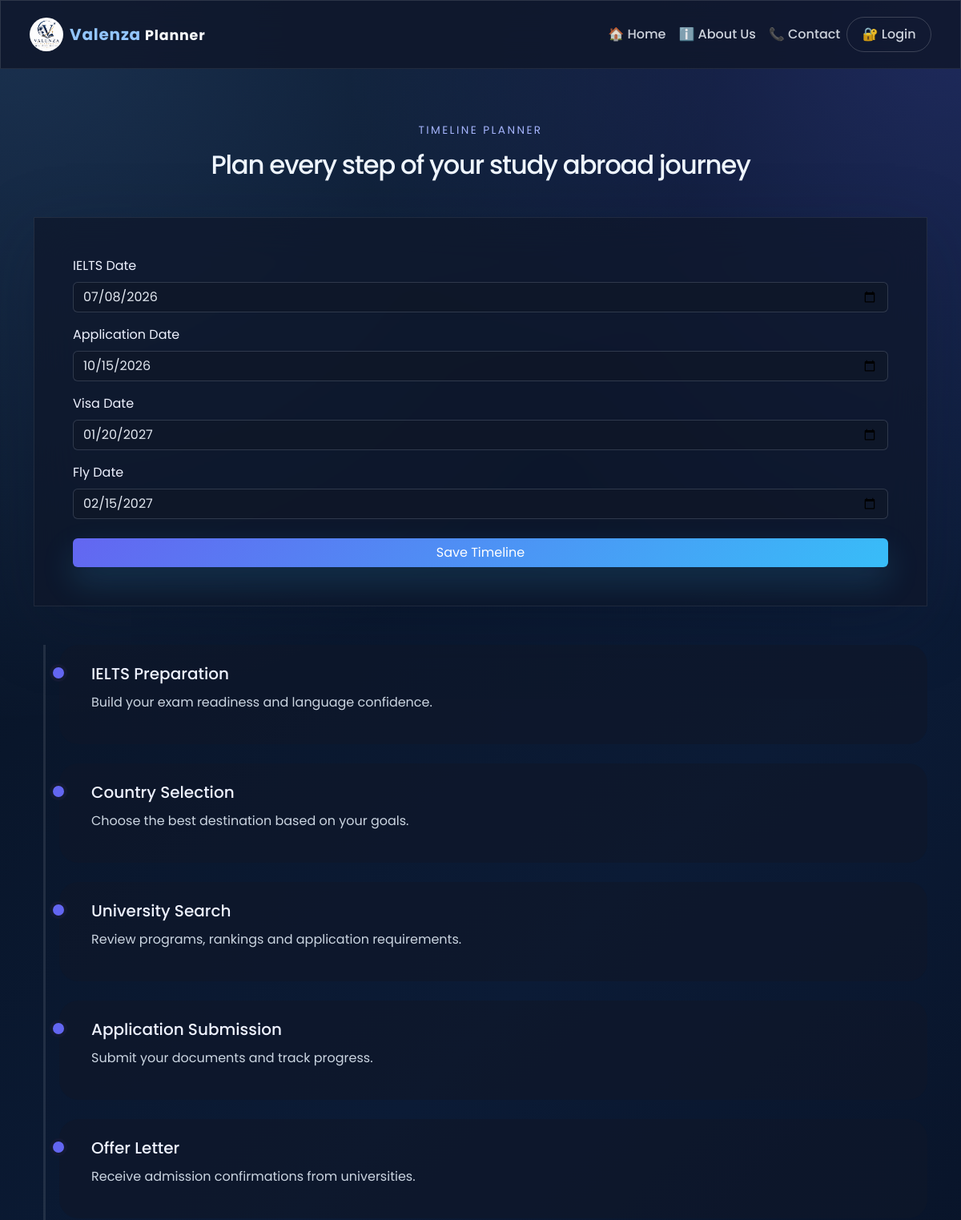
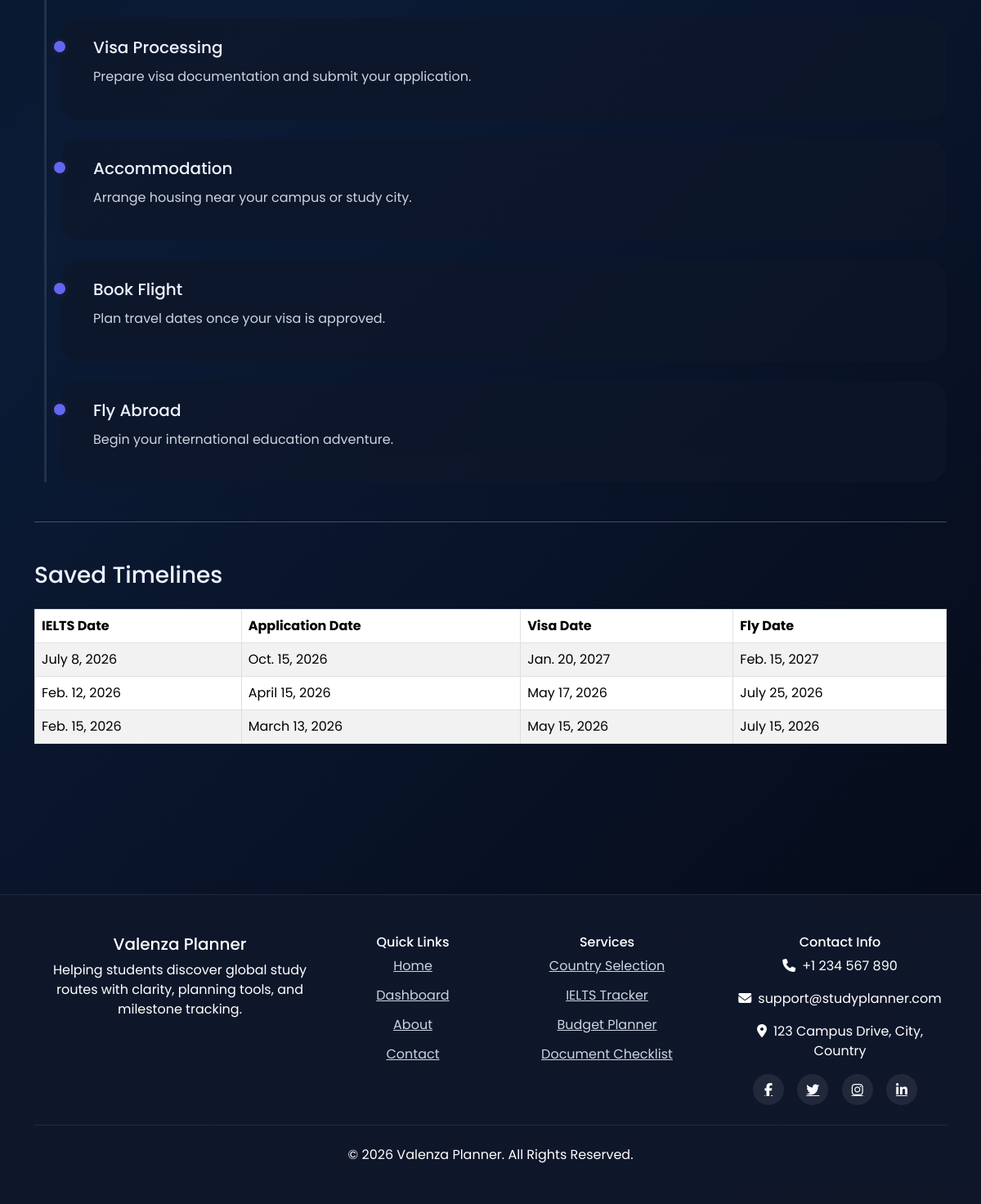
/timeline_dashboard/ (signed in), run on the app's committed database (2 pictures, top to bottom).
### students/models.py (models this page shows, shortened)
class Timeline(models.Model):
    user = models.ForeignKey(User, on_delete=models.CASCADE)
    ielts_date = models.DateField()
    application_date = models.DateField()
    visa_date = models.DateField()
    fly_date = models.DateField()

### students/views.py (the view, shortened to what this page needs)
# urls.py: path('timeline_dashboard/', views.timeline_dashboard, name='timeline_dashboard'),
def timeline_dashboard(request):
    timeline = Timeline.objects.filter(user=request.user).first()
    timelines = Timeline.objects.filter(user=request.user)
    return render(request, "timeline/timeline_list.html", {
        "timeline": timeline,
        "timelines": timelines,
    })

### students/templates/timeline/timeline_list.html (shortened to what this page needs)
{% extends 'base.html' %}
{% block content %}
<section class="section-padding">
    <div class="container">
        <div class="section-heading text-center mb-5">
            <span class="eyebrow">Timeline Planner</span>
            <h2 class="section-title">Plan every step of your study abroad journey</h2>
        </div>
        <div class="section-glass p-5 shadow-soft mb-5">
            <form method="POST">
                <div class="mb-3">
                    <label class="form-label">IELTS Date</label>
                    <input type="date" name="ielts_date" class="form-control" value="{{ timeline.ielts_date|date:'Y-m-d' }}"required>
                </div>
                <div class="mb-3">
                    <label class="form-label">Application Date</label>
                    <input type="date" name="application_date" class="form-control" value="{{ timeline.application_date|date:'Y-m-d' }}" required>
                </div>
                <div class="mb-3">
                    <label class="form-label">Visa Date</label>
                    <input type="date" name="visa_date" class="form-control" value="{{ timeline.visa_date|date:'Y-m-d' }}" required>
                </div>
                <div class="mb-4">
                    <label class="form-label">Fly Date</label>
                    <input type="date" name="fly_date" class="form-control" value="{{ timeline.fly_date|date:'Y-m-d' }}" required>
                </div>
                <button type="submit" class="btn btn-primary w-100">
                    Save Timeline
                </button>
            </form>
        </div>
        <div class="timeline-list">
            <div class="timeline-item">
                <h5>IELTS Preparation</h5>
                <p class="text-muted">Build your exam readiness and language confidence.</p>
            </div>
            <div class="timeline-item">
                <h5>Country Selection</h5>
                <p class="text-muted">Choose the best destination based on your goals.</p>
            </div>
            <div class="timeline-item">
                <h5>University Search</h5>
                <p class="text-muted">Review programs, rankings and application requirements.</p>
            </div>
            <div class="timeline-item">
                <h5>Application Submission</h5>
                <p class="text-muted">Submit your documents and track progress.</p>
            </div>
            <div class="timeline-item">
                <h5>Offer Letter</h5>
                <p class="text-muted">Receive admission confirmations from universities.</p>
            </div>
            <div class="timeline-item">
                <h5>Visa Processing</h5>
                <p class="text-muted">Prepare visa documentation and submit your application.</p>
            </div>
            <div class="timeline-item">
                <h5>Accommodation</h5>
                <p class="text-muted">Arrange housing near your campus or study city.</p>
            </div>
            <div class="timeline-item">
                <h5>Book Flight</h5>
                <p class="text-muted">Plan travel dates once your visa is approved.</p>
            </div>
            <div class="timeline-item">
                <h5>Fly Abroad</h5>
                <p class="text-muted">Begin your international education adventure.</p>
            </div>
        </div>
        <hr class="my-5">
        <h3 class="mb-4">Saved Timelines</h3>
        <table class="table table-bordered table-striped">
            <thead>
                <tr>
                    <th>IELTS Date</th>
                    <th>Application Date</th>
                    <th>Visa Date</th>
                    <th>Fly Date</th>
                </tr>
            </thead>
            <tbody>
            {% for t in timelines %}
                <tr>
                    <td>{{ t.ielts_date }}</td>
                    <td>{{ t.application_date }}</td>
                    <td>{{ t.visa_date }}</td>
                    <td>{{ t.fly_date }}</td>
                </tr>
            {% empty %}
                <tr>
                    <td colspan="4" class="text-center">
                        No timeline saved yet.
                    </td>
                </tr>
            {% endfor %}
            </tbody>
        </table>
    </div>
</section>
{% endblock %}

### students/static/css/style.css (style rules this page uses)
* { margin: 0; padding: 0; box-sizing: border-box; }
html { scroll-behavior: smooth; }
body { font-family: 'Poppins', sans-serif; background: radial-gradient(circle at top left, rgba(96, 165, 250, 0.22), transparent 28%), radial-gradient(circle at top right, rgba(99, 102, 241, 0.24), transparent 24%), linear-gradient(135deg, #071120 0%, #0b1b36 45%, #050915 100%); color: #eef2ff; }
button, input, select, textarea { transition: all 0.3s ease; }
.section-padding { padding: 4rem 0; }
.shadow-soft { box-shadow: 0 24px 80px rgba(15, 23, 42, 0.25); }
.eyebrow { display: inline-block; font-size: 0.85rem; letter-spacing: 0.18em; text-transform: uppercase; color: #a5b4fc; margin-bottom: 1rem; }
.section-title { font-size: clamp(2rem, 2.7vw, 3rem); line-height: 1.05; letter-spacing: -0.04em; margin-bottom: 1rem; color: #eff6ff; }
.text-muted { color: #cbd5e1 !important; }
.btn-primary { background: linear-gradient(135deg, #6366f1, #38bdf8); border: none; }
.section-glass { background: rgba(15, 23, 42, 0.72); border: 1px solid rgba(255, 255, 255, 0.08); backdrop-filter: blur(24px); }
.auth-card .form-control, .auth-card .form-select, .auth-card input, .auth-card textarea, .form-control, .form-select, textarea { background: rgba(15, 23, 42, 0.95); color: #e2e8f0; border: 1px solid rgba(148, 163, 184, 0.25); }
.timeline-list { position: relative; padding-left: 2rem; }
.timeline-list::before { content: ''; position: absolute; left: 12px; top: 0; bottom: 0; width: 3px; background: rgba(255, 255, 255, 0.1); }
.timeline-item { position: relative; padding: 1.5rem 1.5rem 1.5rem 2.5rem; margin-bottom: 1.5rem; background: rgba(15, 23, 42, 0.7); border-radius: 24px; }
.timeline-item::before { content: ''; position: absolute; left: -12px; top: 1.5rem; width: 22px; height: 22px; border-radius: 50%; background: #6366f1; border: 4px solid rgba(15, 23, 42, 0.95); }
.timeline-item h5 { margin-bottom: 0.75rem; }
.form-control, .form-select, textarea { background: rgba(15, 23, 42, 0.88); color: #e2e8f0; }
.form-control::placeholder, textarea::placeholder { color: #9ca3af; }
.btn-primary { box-shadow: 0 18px 40px rgba(56, 189, 248, 0.18); }
th { background:#2563eb; color:white; padding:12px; }
td { padding:12px; border:1px solid #ddd; }

### data on the page
Timeline: ielts_date "07/08/2026", application_date "10/15/2026", visa_date "01/20/2027", fly_date "02/15/2027", ielts_date "July 8, 2026", application_date "Oct. 15, 2026", visa_date "Jan. 20, 2027", fly_date "Feb. 15, 2027"
Timeline: ielts_date "Feb. 12, 2026", application_date "April 15, 2026", visa_date "May 17, 2026", fly_date "July 25, 2026"
Timeline: ielts_date "Feb. 15, 2026", application_date "March 13, 2026", visa_date "May 15, 2026", fly_date "July 15, 2026"
